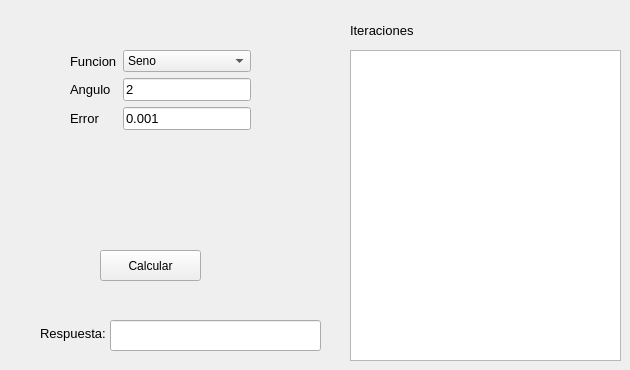
   <widget class="QWidget" name="tabTaylor">
    <attribute name="title">
     <string>Taylor</string>
    </attribute>
    <widget class="QWidget" name="formLayoutWidget">
     <property name="geometry">
      <rect>
       <x>70</x>
       <y>50</y>
       <width>181</width>
       <height>121</height>
      </rect>
     </property>
     <layout class="QFormLayout" name="formLayout">
      <item row="0" column="1">
       <widget class="QComboBox" name="comboFunc">
        <item>
         <property name="text">
          <string>Seno</string>
         </property>
        </item>
        <item>
         <property name="text">
          <string>Coseno</string>
         </property>
        </item>
        <item>
         <property name="text">
          <string>Exponencial</string>
         </property>
        </item>
        <item>
         <property name="text">
          <string>Log Natural</string>
         </property>
        </item>
        <item>
         <property name="text">
          <string>ArcoSeno</string>
         </property>
        </item>
        <item>
         <property name="text">
          <string>ArcoTangente</string>
         </property>
        </item>
       </widget>
      </item>
      <item row="0" column="0">
       <widget class="QLabel" name="label">
        <property name="font">
         <font>
          <pointsize>10</pointsize>
         </font>
        </property>
        <property name="text">
         <string>Funcion</string>
        </property>
       </widget>
      </item>
      <item row="1" column="1">
       <widget class="QLineEdit" name="lineAngulo">
        <property name="font">
         <font>
          <pointsize>10</pointsize>
         </font>
        </property>
        <property name="text">
         <string>2</string>
        </property>
       </widget>
      </item>
      <item row="1" column="0">
       <widget class="QLabel" name="label_2">
        <property name="font">
         <font>
          <pointsize>10</pointsize>
         </font>
        </property>
        <property name="text">
         <string>Angulo</string>
        </property>
       </widget>
      </item>
      <item row="2" column="1">
       <widget class="QLineEdit" name="lineError">
        <property name="font">
         <font>
          <pointsize>10</pointsize>
         </font>
        </property>
        <property name="text">
         <string>0.001</string>
        </property>
       </widget>
      </item>
      <item row="2" column="0">
       <widget class="QLabel" name="label_3">
        <property name="font">
         <font>
          <pointsize>10</pointsize>
         </font>
        </property>
        <property name="text">
         <string>Error</string>
        </property>
       </widget>
      </item>
     </layout>
    </widget>
    <widget class="QLabel" name="label_4">
     <property name="geometry">
      <rect>
       <x>350</x>
       <y>20</y>
       <width>91</width>
       <height>21</height>
      </rect>
     </property>
     <property name="font">
      <font>
       <pointsize>10</pointsize>
      </font>
     </property>
     <property name="text">
      <string>Iteraciones</string>
     </property>
    </widget>
    <widget class="QPushButton" name="botonTaylor">
     <property name="geometry">
      <rect>
       <x>100</x>
       <y>250</y>
       <width>101</width>
       <height>31</height>
      </rect>
     </property>
     <property name="text">
      <string>Calcular</string>
     </property>
    </widget>
    <widget class="QLineEdit" name="lineRespTaylor">
     <property name="geometry">
      <rect>
       <x>110</x>
       <y>320</y>
       <width>211</width>
       <height>31</height>
      </rect>
     </property>
     <property name="font">
      <font>
       <pointsize>12</pointsize>
      </font>
     </property>
     <property name="readOnly">
      <bool>true</bool>
     </property>
    </widget>
    <widget class="QLabel" name="label_5">
     <property name="geometry">
      <rect>
       <x>40</x>
       <y>323</y>
       <width>71</width>
       <height>21</height>
      </rect>
     </property>
     <property name="font">
      <font>
       <pointsize>10</pointsize>
      </font>
     </property>
     <property name="text">
      <string>Respuesta:</string>
     </property>
    </widget>
    <widget class="QListWidget" name="iteTaylor">
     <property name="geometry">
      <rect>
       <x>350</x>
       <y>50</y>
       <width>271</width>
       <height>311</height>
      </rect>
     </property>
     <property name="font">
      <font>
       <pointsize>10</pointsize>
      </font>
     </property>
    </widget>
   </widget>
